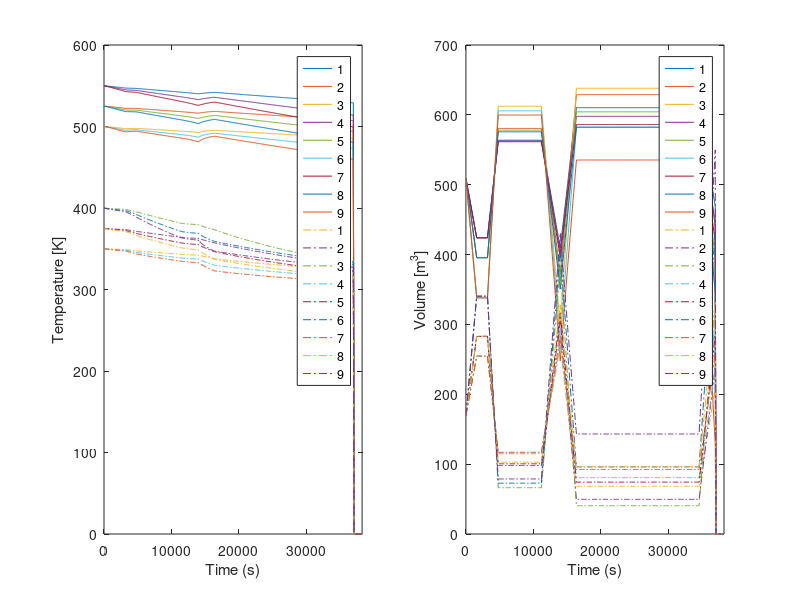
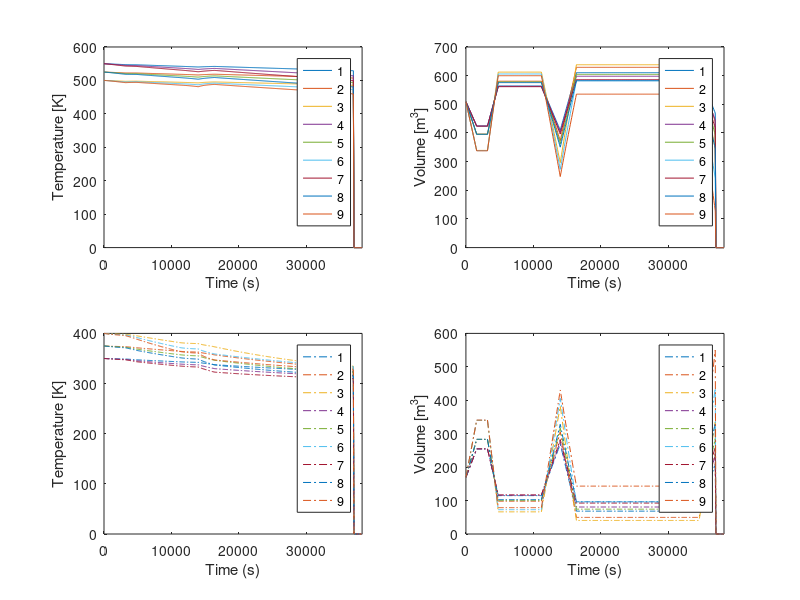

Write MATLAB code to recreate these figures, in order.
clear all
close all
% Run this script first
start_time = tic;

%==========================================================================================
% Inputs
%==========================================================================================
% Salt Tank Inputs          |  Value            | Units       | Description/Notes
%---------------------------|-------------------|-------------|-----------------------------
TANK_RADIUS                 = 6;                % m             both tanks have same dimensions
TANK_HEIGHT                 = 6;                % m             in Milestone 3 report a tank height of 12 was used
STARTING_HOT_TANK_VOL_FRACT = 0.75;             % -             total fluid volume equals the volume of one tank.  This is the fraction of the total fluid that's initially in the hot tank
P_IN                        = 50E6;             % J/s           rate at which THERMAL power is transferred in when charging
P_OUT                       = 30E6;             % J/s           rate at which THERMAL power is transferred out when discharging
T_inf                       = 300;              % K             ambient temperature outside the tank
%------------------------------------------------------------------------------------------
% Sensitvity Analysis Input Ranges (9 combos used based on temp, hx_cf, and salt)
%------------------------------------------------------------------------------------------
T_HL                        = [550, 525, 500];  % K             array of target hot tank temps
T_CL                        = [350, 375, 400];  % K             array of target cold tank temps
hx_cf                       = [20, 35, 50];     %               heat transfer coeff for natural circulation convective heat xfer to environment - W/m2/K
salt                        = "Solar Salt";     %               Solar Salt, Hitec XL or Glauber
c_p                         = 0;                % J/kg-K        specific heat capacity , value initiated with 0 
rho                         = 0;                % kg/m3         density, value initiated with 0
if salt == "Solar Salt"
    c_p                     = 1496;
    rho                     = 1899;
elseif salt == "Hitec XL"
    c_p                     = 1447;
    rho                     = 1992;
elseif salt == "Glauber"
    c_p                     = 3349;
    rho                     = 1460;
else
    print("Error in salt input");
end
%------------------------------------------------------------------------------------------
% Sets up events (discharge, nothing, charge)
%------------------------------------------------------------------------------------------
N_EVENTS                    = 8;                %               number of events
event                       = [];               %               the event array is initiated with 0, 1 or 2 to correspond to a 
% charge, constant, or discharge cycle. can string together as many events 0, 1 and 2 as you want, 
% but code will give garbage results if either tank becomes totally empty or if heat loss to environment is 
% too high this can be fixed with some more coding but for now just keep an eye on the plots
endt_event                  = [];
tsteps_per_event            = [];
event(1)                    = 0;                % discharge
event(2)                    = 1;                % do nothing for a while
event(3)                    = 2;                % charge
event(4)                    = 1;
event(5)                    = 0;
event(6)                    = 2;
event(7)                    = 1;
event(8)                    = 0;
endt_event(1)               = 1800;             % s             event 1 ends after 1800 s (30 minutes)
endt_event(2)               = 3600;             % s             event 2 ends at 3600 s (hence lasts 1800 s)
endt_event(3)               = 5400;             % s             sets the end time of each event
endt_event(4)               = 12000;            % s
endt_event(5)               = 15000;            % s
endt_event(6)               = 17600;            % s
endt_event(7)               = 36000;            % s
endt_event(8)               = 38400;            % s
dt                          = 100;              % s             time step in seconds - I haven't tested convergence, could possibly jack this way up
%==========================================================================================
% end of inputs
%==========================================================================================




%-------------------------------------------------------------------------
% Initial Calculations
%-------------------------------------------------------------------------
TANK_TOTVOL             = pi*TANK_RADIUS*TANK_RADIUS*TANK_HEIGHT;       % m3, tank volume
TANK_SIDESA             = 2*pi*TANK_RADIUS*TANK_HEIGHT;                 % m2, area of tank sides
tsteps_per_event(1)     = round(endt_event(1)/dt);                      % number of time steps in the first event
endt_event(1)           = dt*tsteps_per_event(1);
nt                      = tsteps_per_event(1);
for i=2:N_EVENTS        % calculates total number of time steps for all events
    tsteps_per_event(i) = round((endt_event(i)-endt_event(i-1))/dt);% number of time steps in event i
    endt_event(i)       = endt_event(i-1) + dt*tsteps_per_event(i); % rounds entries here?
    nt                  = nt + tsteps_per_event(i);
end
t                       = (0:dt:(nt-1)*dt); % time array?

%-------------------------------------------------------------------------
% Creates arrays of length nt for time, temperatures, volumes, and masses
%-------------------------------------------------------------------------
Th                      = zeros(1,nt);
Tc                      = zeros(1,nt);
Vh                      = zeros(1,nt);
Vc                      = zeros(1,nt);
mh                      = zeros(1,nt);
mc                      = zeros(1,nt);
% mdotchg = zeros(nt,1)';
% mdotdis = zeros(nt,1)';

% Creates temporary 2D arrays for Th, Tc, Vh, and Vc
% These will store Th, Tc, Vh, and Vc for all nine sensitivity trials  
Th_temp                 = zeros(9,nt);
Tc_temp                 = zeros(9,nt);
Vh_temp                 = zeros(9,nt);
Vc_temp                 = zeros(9,nt);



% These two loops will iterate through the different sensitivity inputs
count = 1;
for h=1:3       % h iterates through the heat transfer coefficients
    for g=1:3   % g iterates though the temperature ranges
        
        % inital assignments/calculations for Th, Tc, Vc, and Vh at time step zero
        Th(1) = T_HL(g); % initial T in hot tank
        Tc(1) = T_CL(g); % initial T in cold tank
        mh(1) = TANK_TOTVOL*rho*STARTING_HOT_TANK_VOL_FRACT;     % initial mass in hot tank
        mc(1) = TANK_TOTVOL*rho*(1-STARTING_HOT_TANK_VOL_FRACT); % initial mass in cold tank
        Vh(1) = mh(1)/rho; % initial volume in hot tank
        Vc(1) = mc(1)/rho; % initial volume in cold tank
        % mdotchg(1) = 0;
        % mdotdis(1) = 0;
        ix = 2;
        mt = [];
        % calculated temperatures and volumes at the time steps for each case
        % the formulas used for Th, Tc, Vh, and Vc can be found in the report -- derived by Schneider 
        for i=1:N_EVENTS
            if event(i)==0  % discharge
                for j=1:tsteps_per_event(i) 
                    Th(ix) = Th(ix-1)-dt*(hx_cf(h)*(Th(ix-1)-T_inf)*TANK_SIDESA/(c_p*rho*Vh(ix-1)));
                    Tc(ix) = Tc(ix-1)-dt*(hx_cf(h)*(Tc(ix-1)-T_inf)*TANK_SIDESA/(c_p*rho*Vc(ix-1)));
                    Vh(ix) = Vh(ix-1)-dt*(P_OUT/(rho*c_p*(Th(ix-1)-T_CL(g)))); 
                    Vc(ix) = Vc(ix-1)+dt*(P_OUT/(rho*c_p*(Th(ix-1)-T_CL(g))));
                    mt     = dt*(P_OUT/(rho*c_p*(Th(ix-1)-T_CL(g)))); % Why is this the same as the second term in V eqn?********
                    ix     = ix+1;
                end % for int j
                ix = ix-2; % reset time step index after each event
            elseif event(i) == 1  % just heat loss
                for j=1:tsteps_per_event(i)
                     Th(ix) = Th(ix-1)-dt*(hx_cf(h)*(Th(ix-1)-T_inf)*TANK_SIDESA/(c_p*rho*Vh(ix-1)));
                     Tc(ix) = Tc(ix-1)-dt*(hx_cf(h)*(Tc(ix-1)-T_inf)*TANK_SIDESA/(c_p*rho*Vc(ix-1)));
                     Vh(ix) = Vh(ix-1);
                     Vc(ix) = Vc(ix-1);
                     ix     = ix+1;
                end %for int j
                ix = ix-2; % reset time step index after each event
            elseif event(i) == 2  % charge
                for j=1:tsteps_per_event(i)
                    Th(ix) = Th(ix-1)+dt*(P_IN*(T_HL(g)-Th(ix-1))/(Vh(ix-1)*c_p*rho*(T_HL(g)-Tc(ix-1)))-hx_cf(h)*(Th(ix-1)-T_inf)*TANK_SIDESA/(c_p*rho*Vh(ix-1)));
                    Tc(ix) = Tc(ix-1)-dt*(P_IN*(T_HL(g)-Th(ix-1))/(Vh(ix-1)*c_p*rho*(T_HL(g)-Tc(ix-1)))+hx_cf(h)*(Tc(ix-1)-T_inf)*TANK_SIDESA/(c_p*rho*Vc(ix-1)));
                    Vh(ix) = Vh(ix-1)+dt*(P_IN/(rho*c_p*(T_HL(g)-Tc(ix-1))));
                    Vc(ix) = Vc(ix-1)-dt*(P_IN/(rho*c_p*(T_HL(g)-Tc(ix-1)))); 
                    ix     = ix+1;
                end %for int j
                ix = ix-2; % reset time step index after each event
            else
                break;
            end
        end % for int i
        
        % once all temperatures and volumes are calculated for a given trial, the results are stored in 2D temporary arrays
        Th_temp(count,:) = Th;
        Tc_temp(count,:) = Tc;
        Vh_temp(count,:) = Vh;
        Vc_temp(count,:) = Vc;
        count = count+1;
        
    end % for int g
    
end %for int h

%these 1D arrays are created to hold the temperature and volume results of each sensitivity trial
%9 possible combos for Th, Tc, Vh, and Vc


%==========================================================================================
% Plotting
%==========================================================================================

%------------------------------------------------------------------------------------------
% Temperature Plot
%------------------------------------------------------------------------------------------
figure
subplot(1,2,1)
plot(t,Th_temp',t,Tc_temp','-.')
legend('1','2','3','4','5','6','7','8','9','1','2','3','4','5','6','7','8','9')
xlim([0 max(t)]), xlabel('Time (s)'), ylabel('Temperature [K]')
set(gcf,'Color','w')

%------------------------------------------------------------------------------------------
% Volume Plot
%------------------------------------------------------------------------------------------
subplot(1,2,2)
plot(t,Vh_temp',t,Vc_temp','-.')
legend('1','2','3','4','5','6','7','8','9','1','2','3','4','5','6','7','8','9')
xlim([0 max(t)]), xlabel('Time (s)'), ylabel('Volume [m^3]')
set(gcf,'Color','w')

%------------------------------------------------------------------------------------------
% All Separate Plots
%------------------------------------------------------------------------------------------
figure
subplot(2,2,1), title('Hot Tank Temperature')
plot(t,Th_temp')
legend('1','2','3','4','5','6','7','8','9')
xlim([0 max(t)]), xlabel('Time (s)'), ylabel('Temperature [K]')
set(gcf,'Color','w')

subplot(2,2,2), title('Hot Tank Volume')
plot(t,Vh_temp')
legend('1','2','3','4','5','6','7','8','9')
xlim([0 max(t)]), xlabel('Time (s)'), ylabel('Volume [m^3]')
set(gcf,'Color','w')

subplot(2,2,3), title('Cold Tank Temperature')
plot(t,Tc_temp','-.')
legend('1','2','3','4','5','6','7','8','9')
xlim([0 max(t)]), xlabel('Time (s)'), ylabel('Temperature [K]')
set(gcf,'Color','w')

subplot(2,2,4), title('Cold Tank Volume')
plot(t,Vc_temp','-.')
legend('1','2','3','4','5','6','7','8','9')
xlim([0 max(t)]), xlabel('Time (s)'), ylabel('Volume [m^3]')
set(gcf,'Color','w')


